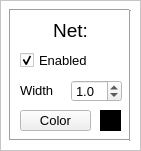
  <widget class="QFrame" name="frame">
   <property name="geometry">
    <rect>
     <x>10</x>
     <y>90</y>
     <width>141</width>
     <height>151</height>
    </rect>
   </property>
   <property name="palette">
    <palette>
     <active>
      <colorrole role="Base">
       <brush brushstyle="SolidPattern">
        <color alpha="255">
         <red>255</red>
         <green>255</green>
         <blue>255</blue>
        </color>
       </brush>
      </colorrole>
      <colorrole role="Window">
       <brush brushstyle="SolidPattern">
        <color alpha="255">
         <red>255</red>
         <green>255</green>
         <blue>255</blue>
        </color>
       </brush>
      </colorrole>
     </active>
     <inactive>
      <colorrole role="Base">
       <brush brushstyle="SolidPattern">
        <color alpha="255">
         <red>255</red>
         <green>255</green>
         <blue>255</blue>
        </color>
       </brush>
      </colorrole>
      <colorrole role="Window">
       <brush brushstyle="SolidPattern">
        <color alpha="255">
         <red>255</red>
         <green>255</green>
         <blue>255</blue>
        </color>
       </brush>
      </colorrole>
     </inactive>
     <disabled>
      <colorrole role="Base">
       <brush brushstyle="SolidPattern">
        <color alpha="255">
         <red>255</red>
         <green>255</green>
         <blue>255</blue>
        </color>
       </brush>
      </colorrole>
      <colorrole role="Window">
       <brush brushstyle="SolidPattern">
        <color alpha="255">
         <red>255</red>
         <green>255</green>
         <blue>255</blue>
        </color>
       </brush>
      </colorrole>
     </disabled>
    </palette>
   </property>
   <property name="autoFillBackground">
    <bool>true</bool>
   </property>
   <property name="frameShape">
    <enum>QFrame::StyledPanel</enum>
   </property>
   <property name="frameShadow">
    <enum>QFrame::Raised</enum>
   </property>
   <widget class="Line" name="line_axisLeft_2">
    <property name="geometry">
     <rect>
      <x>0</x>
      <y>9</y>
      <width>20</width>
      <height>131</height>
     </rect>
    </property>
    <property name="orientation">
     <enum>Qt::Vertical</enum>
    </property>
   </widget>
   <widget class="Line" name="line_2">
    <property name="geometry">
     <rect>
      <x>120</x>
      <y>10</y>
      <width>20</width>
      <height>131</height>
     </rect>
    </property>
    <property name="orientation">
     <enum>Qt::Vertical</enum>
    </property>
   </widget>
   <widget class="Line" name="line_axisBottom_2">
    <property name="geometry">
     <rect>
      <x>10</x>
      <y>130</y>
      <width>119</width>
      <height>20</height>
     </rect>
    </property>
    <property name="orientation">
     <enum>Qt::Horizontal</enum>
    </property>
   </widget>
   <widget class="Line" name="line_axisTop_2">
    <property name="geometry">
     <rect>
      <x>10</x>
      <y>0</y>
      <width>119</width>
      <height>20</height>
     </rect>
    </property>
    <property name="orientation">
     <enum>Qt::Horizontal</enum>
    </property>
   </widget>
   <widget class="QLabel" name="label">
    <property name="geometry">
     <rect>
      <x>20</x>
      <y>20</y>
      <width>101</width>
      <height>21</height>
     </rect>
    </property>
    <property name="font">
     <font>
      <pointsize>14</pointsize>
     </font>
    </property>
    <property name="text">
     <string>Net:</string>
    </property>
    <property name="alignment">
     <set>Qt::AlignCenter</set>
    </property>
   </widget>
   <widget class="QCheckBox" name="checkBox_netEnabled">
    <property name="enabled">
     <bool>true</bool>
    </property>
    <property name="geometry">
     <rect>
      <x>20</x>
      <y>50</y>
      <width>101</width>
      <height>21</height>
     </rect>
    </property>
    <property name="font">
     <font>
      <pointsize>10</pointsize>
     </font>
    </property>
    <property name="text">
     <string>Enabled</string>
    </property>
    <property name="iconSize">
     <size>
      <width>16</width>
      <height>16</height>
     </size>
    </property>
    <property name="checked">
     <bool>true</bool>
    </property>
   </widget>
   <widget class="QDoubleSpinBox" name="spinBox_netWidth">
    <property name="geometry">
     <rect>
      <x>71</x>
      <y>80</y>
      <width>51</width>
      <height>22</height>
     </rect>
    </property>
    <property name="font">
     <font>
      <pointsize>10</pointsize>
     </font>
    </property>
    <property name="prefix">
     <string/>
    </property>
    <property name="decimals">
     <number>1</number>
    </property>
    <property name="minimum">
     <double>0.500000000000000</double>
    </property>
    <property name="maximum">
     <double>5.000000000000000</double>
    </property>
    <property name="singleStep">
     <double>0.100000000000000</double>
    </property>
    <property name="value">
     <double>1.000000000000000</double>
    </property>
   </widget>
   <widget class="QLabel" name="label_2">
    <property name="geometry">
     <rect>
      <x>20</x>
      <y>80</y>
      <width>41</width>
      <height>21</height>
     </rect>
    </property>
    <property name="font">
     <font>
      <pointsize>10</pointsize>
     </font>
    </property>
    <property name="text">
     <string>Width</string>
    </property>
   </widget>
   <widget class="QPushButton" name="pushButton_netColor">
    <property name="geometry">
     <rect>
      <x>20</x>
      <y>110</y>
      <width>71</width>
      <height>21</height>
     </rect>
    </property>
    <property name="font">
     <font>
      <pointsize>10</pointsize>
     </font>
    </property>
    <property name="text">
     <string>Color</string>
    </property>
   </widget>
   <widget class="QLabel" name="label_netColor">
    <property name="geometry">
     <rect>
      <x>100</x>
      <y>110</y>
      <width>21</width>
      <height>21</height>
     </rect>
    </property>
    <property name="palette">
     <palette>
      <active>
       <colorrole role="Base">
        <brush brushstyle="SolidPattern">
         <color alpha="255">
          <red>255</red>
          <green>255</green>
          <blue>255</blue>
         </color>
        </brush>
       </colorrole>
       <colorrole role="Window">
        <brush brushstyle="SolidPattern">
         <color alpha="255">
          <red>0</red>
          <green>0</green>
          <blue>0</blue>
         </color>
        </brush>
       </colorrole>
      </active>
      <inactive>
       <colorrole role="Base">
        <brush brushstyle="SolidPattern">
         <color alpha="255">
          <red>255</red>
          <green>255</green>
          <blue>255</blue>
         </color>
        </brush>
       </colorrole>
       <colorrole role="Window">
        <brush brushstyle="SolidPattern">
         <color alpha="255">
          <red>0</red>
          <green>0</green>
          <blue>0</blue>
         </color>
        </brush>
       </colorrole>
      </inactive>
      <disabled>
       <colorrole role="Base">
        <brush brushstyle="SolidPattern">
         <color alpha="255">
          <red>0</red>
          <green>0</green>
          <blue>0</blue>
         </color>
        </brush>
       </colorrole>
       <colorrole role="Window">
        <brush brushstyle="SolidPattern">
         <color alpha="255">
          <red>0</red>
          <green>0</green>
          <blue>0</blue>
         </color>
        </brush>
       </colorrole>
      </disabled>
     </palette>
    </property>
    <property name="autoFillBackground">
     <bool>true</bool>
    </property>
    <property name="text">
     <string/>
    </property>
   </widget>
  </widget>
